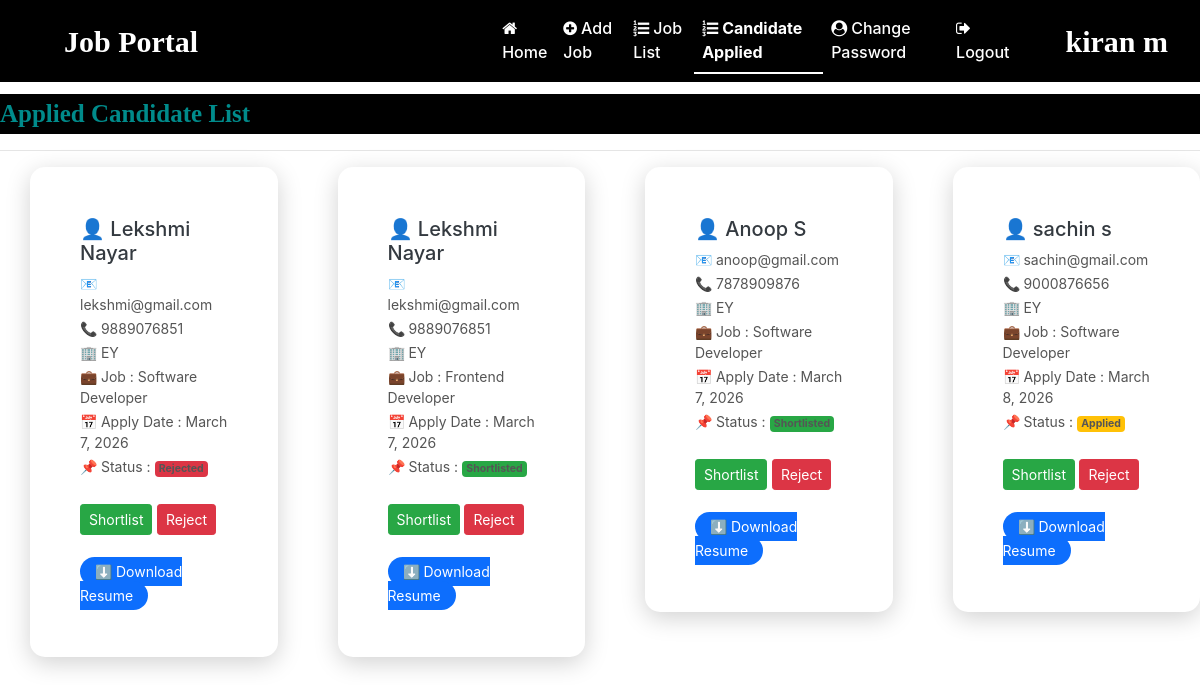
Page /applied_candidates (signed in) on the earlier database version.
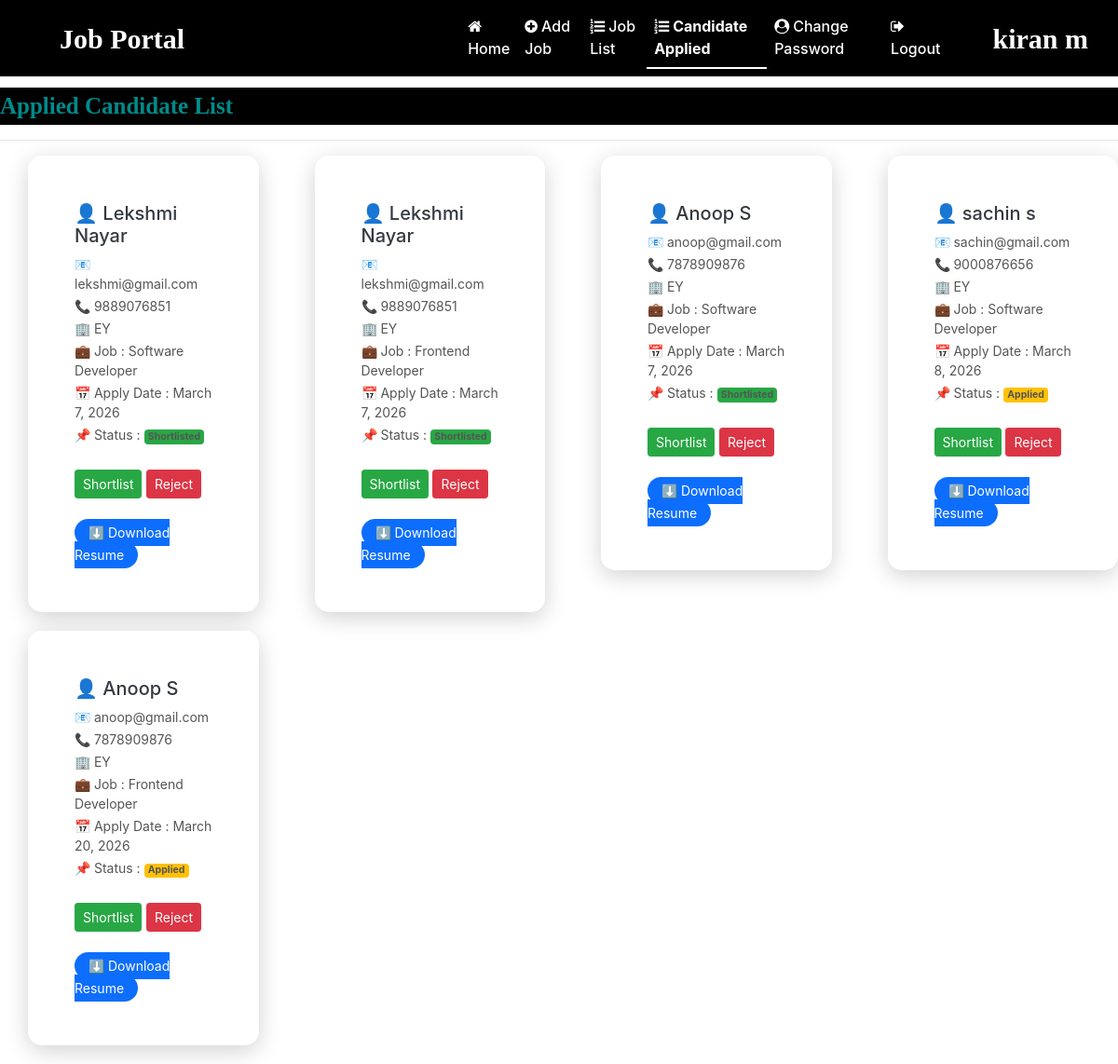
Same page on the later database version.
### job/models.py (models this page shows, shortened)
class Apply(models.Model):
    STATUS_CHOICES = (
        ('Applied', 'Applied'),
        ('Shortlisted', 'Shortlisted'),
        ('Rejected', 'Rejected'),
    )
    job = models.ForeignKey(Job, on_delete=models.CASCADE, null=True, blank=True)
    student = models.ForeignKey(studentUser, on_delete=models.CASCADE)
    resume = models.FileField(null=True, blank=True, upload_to='resumes/')
    apply_date = models.DateField(auto_now_add=True)
    status = models.CharField(
        max_length=20,
        choices=STATUS_CHOICES,
        default='Applied'
    )

class studentUser(models.Model):
    user=models.ForeignKey(User,on_delete=models.CASCADE)
    mobile=models.CharField(max_length=15,null=True)
    image = models.ImageField(upload_to='student_images/', null=True, blank=True)
    gender=models.CharField(max_length=10,null=True)
    type=models.CharField(max_length=15,null=True)

class Job(models.Model):
    recruiter=models.ForeignKey(Recruiter,on_delete=models.CASCADE)
    start_date=models.DateField()
    end_date=models.DateField()
    title=models.CharField(max_length=100)
    salary = models.FloatField()
    image=models.FileField()
    description = models.CharField(max_length=300)
    experience = models.CharField(max_length=50)
    location = models.CharField(max_length=100)
    skills = models.CharField(max_length=100)
    creationdate = models.DateField()

class Recruiter(models.Model):
    user=models.ForeignKey(User,on_delete=models.CASCADE)
    mobile=models.CharField(max_length=15,null=True)
    image=models.FileField(null=True)
    gender=models.CharField(max_length=10,null=True)
    company = models.CharField(max_length=100, null=True)
    type=models.CharField(max_length=15,null=True)
    status = models.CharField(max_length=20 ,null=True)
    reject_reason = models.TextField(null=True, blank=True)

### job/views.py (the view)
# urls.py: path('applied_candidates', applied_candidates, name='applied_candidates'),
def applied_candidates(request):
    if not request.user.is_authenticated:
        return redirect('recruiter_login')
    data=Apply.objects.all()
    d={'data':data}
    return render(request,'applied_candidates.html',d)

### job/templates/applied_candidates.html (shortened to what this page needs)
<!DOCTYPE html>
<html lang="en">
{% load static %}
<head>
</head>
<body>
    {% include 'recruiter_navigation.html' %}
    <div class="marquee">
        <span>Applied Candidate List</span>
    </div>
    <hr>
<div class="row">
    {% for i in data %}
        {% if request.user.id == i.job.recruiter.user.id %}
        <div class="col-md-3">
            <div class="candidate-card">
                <h5 class="text-dark">
                👤 {{ i.student.user.first_name }} {{ i.student.user.last_name }}
                </h5>
                <p class="candidate-info">
                📧 {{ i.student.user.username }}
                </p>
                <p class="candidate-info">
                📞 {{ i.student.mobile }}
                </p>
                <p class="candidate-info">
                🏢 {{ i.job.recruiter.company }}
                </p>
                <p class="candidate-info">
                💼 Job : {{ i.job.title }}
                </p>
                <p class="candidate-info">
                📅 Apply Date : {{ i.apply_date }}
                </p>
                <p class="candidate-info">
            📌 Status :
            {% if i.status == "Applied" %}
                <span class="badge bg-warning">Applied</span>
            {% elif i.status == "Shortlisted" %}
                <span class="badge bg-success">Shortlisted</span>
            {% else %}
                <span class="badge bg-danger">Rejected</span>
            {% endif %}
            </p>
    <br>
            <a href="{% url 'update_status' i.id 'Shortlisted' %}"
               class="btn btn-success btn-sm">
               Shortlist
            </a>
            <a href="{% url 'update_status' i.id 'Rejected' %}"
               class="btn btn-danger btn-sm">
               Reject
            </a>
                <br><br>
            <a href="{{ i.resume.url }}" class="resume-btn">
            ⬇ Download Resume
            </a>
</div>
</div>
{% endif %}
{% endfor %}
</div>
</body>
</html>

Differences in the rows shown:
changed Apply (number 1 of 5 on the later page): status "Rejected" → "Shortlisted"
added Apply: student.user.first_name "Anoop", student.user.last_name "S", student.user.username "anoop@gmail.com", student.mobile "7878909876", job.recruiter.company "EY", job "Frontend Developer", apply_date "March 20, 2026", status "Applied"
